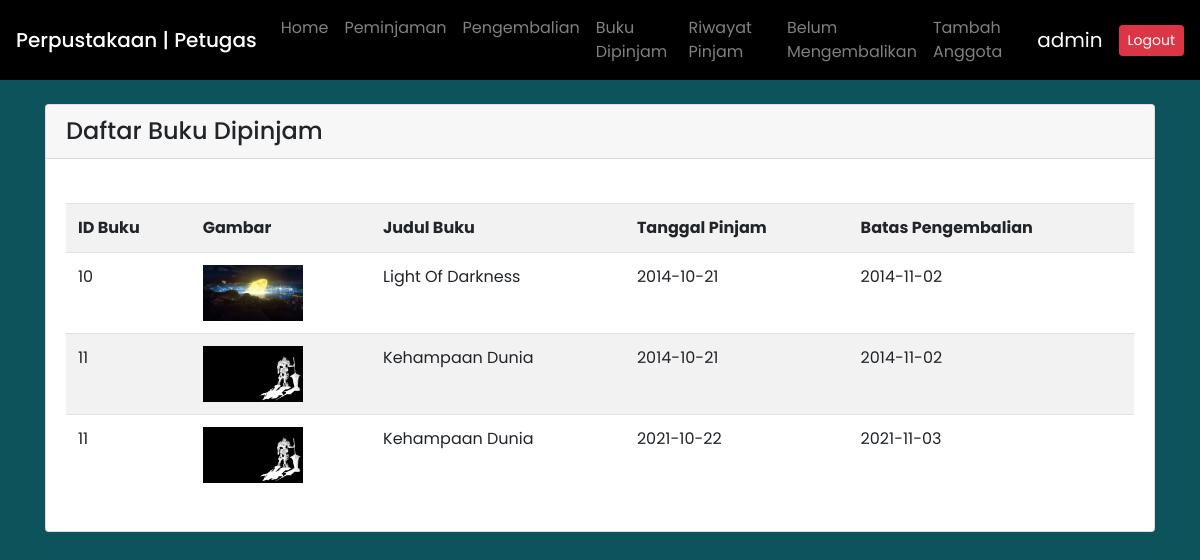
Screenshot of /listpinjam.php (signed in) with the database file from the repository.
### tables this page shows
CREATE TABLE `peminjaman` (
  `idtransaksi` int(5) NOT NULL,
  `nim` int(14) NOT NULL,
  `tgl_pinjam` date NOT NULL,
  `total_denda` int(10) NOT NULL,
  `idpetugas` int(5) NOT NULL
);

CREATE TABLE `buku` (
  `idbuku` int(5) NOT NULL,
  `isbn` varchar(13) NOT NULL,
  `judul` varchar(30) NOT NULL,
  `idkategori` int(5) NOT NULL,
  `pengarang` varchar(30) NOT NULL,
  `penerbit` varchar(30) NOT NULL,
  `kota_terbit` varchar(30) NOT NULL,
  `editor` varchar(30) NOT NULL,
  `file_gambar` varchar(255) DEFAULT NULL,
  `tgl_insert` date NOT NULL,
  `tgl_update` date NOT NULL,
  `stok` int(5) NOT NULL,
  `stok_tersedia` int(5) NOT NULL
);

### listpinjam.php (the view, shortened to what this page needs)
<?php
include('header3.php');
?>
<br>
<div class="card">
  <div class="card-header h4">
    Daftar Buku Dipinjam
  </div>
  <div class="card-body">
    <br>
    <table class="table table-striped">
      <tr>
        <th>ID Buku</th>
        <th>Gambar</th>
        <th>Judul Buku</th>
        <th>Tanggal Pinjam</th>
        <th>Batas Pengembalian</th>
      </tr>
      <?php
      require_once('db_login.php');
      $query = "SELECT peminjaman.idtransaksi, buku.file_gambar, buku.idbuku, buku.judul, peminjaman.tgl_pinjam, date_add(tgl_pinjam,INTERVAL 12 day)  as bataswaktu
                  FROM peminjaman JOIN detail_transaksi ON peminjaman.idtransaksi=detail_transaksi.idtransaksi
                  JOIN buku ON detail_transaksi.idbuku=buku.idbuku
                  WHERE detail_transaksi.tgl_kembali is NULL ORDER BY detail_transaksi.idbuku";
      $result = $db->query($query);
      while ($row = $result->fetch_object()) {
        echo '<tr>';
        echo '<td>' . $row->idbuku . '</td>';
        $image = $row->file_gambar;
        echo '<td>' . '<img src="./images/' . $image . '" width="100">' . '</td>';
        echo '<td>' . $row->judul . '</td>';
        echo '<td>' . $row->tgl_pinjam . '</td>';
        echo '<td>' . $row->bataswaktu . '</td>';
        echo '</tr>';
      }
      echo '</table>';
      ?>
  </div>
</div>
</div>

### header3.php (shortened to what this page needs)
<!DOCTYPE HTML>
<html>
<head>
  <link rel="stylesheet" href="https://cdn.jsdelivr.net/npm/bootstrap@4.5.3/dist/css/bootstrap.min.css">
  <link rel="stylesheet" href="style2.css">
</head>
<body>
  <nav class="navbar navbar-expand-lg navbar-dark" style="background-color:rgb(0, 0, 0);">
    <a class="navbar-brand mb-0 h1">Perpustakaan | Petugas</a>
    <div class="collapse navbar-collapse" id="navbarNav">
      <ul class="navbar-nav ml-auto">
        <li class="nav-item">
          <a class="nav-link" href="index2.php">Home <span class="sr-only">(current)</span></a>
        </li>
        <li class="nav-item">
          <a class="nav-link" href="form_pinjam.php">Peminjaman</a>
        </li>
        <li class="nav-item">
          <a class="nav-link" href="form_balik.php">Pengembalian</a>
        </li>
        <li class="nav-item">
          <a class="nav-link" href="listpinjam.php">Buku Dipinjam</a>
        </li>
        <li class="nav-item">
          <a class="nav-link" href="riwayatpinjam.php">Riwayat Pinjam</a>
        </li>
        <li class="nav-item">
          <a class="nav-link" href="belum_kembali.php">Belum Mengembalikan</a>
        </li>
        <li class="nav-item">
          <a class="nav-link" href="add_anggota.php">Tambah Anggota</a>
        </li>
      </ul>
      <ul class="navbar-nav ml-auto">
        <li><a class="navbar-brand mb-0">
            <?php
            echo $_SESSION['username'];
            ?>
          </a></li>
        <li style="padding-top: 5px;"><a class="btn btn-danger btn-sm" href="logout.php">Logout</a></li>
      </ul>
    </div>
  </nav>
</body>
<div class="container">

### style2.css (style rules this page uses)
body { font-family: "Poppins", sans-serif; background-color: rgba(10, 81, 90, 0.986); }

### rows the page displays
peminjaman: buku.idbuku "10", buku.file_gambar (picture), buku.judul "Light Of Darkness", tgl_pinjam "2014-10-21", bataswaktu "2014-11-02", buku.idbuku "11", buku.judul "Kehampaan Dunia"
peminjaman: buku.idbuku "11", buku.file_gambar (picture), buku.judul "Kehampaan Dunia", tgl_pinjam "2021-10-22", bataswaktu "2021-11-03"

### other values shown
$_SESSION['username'] "admin"
